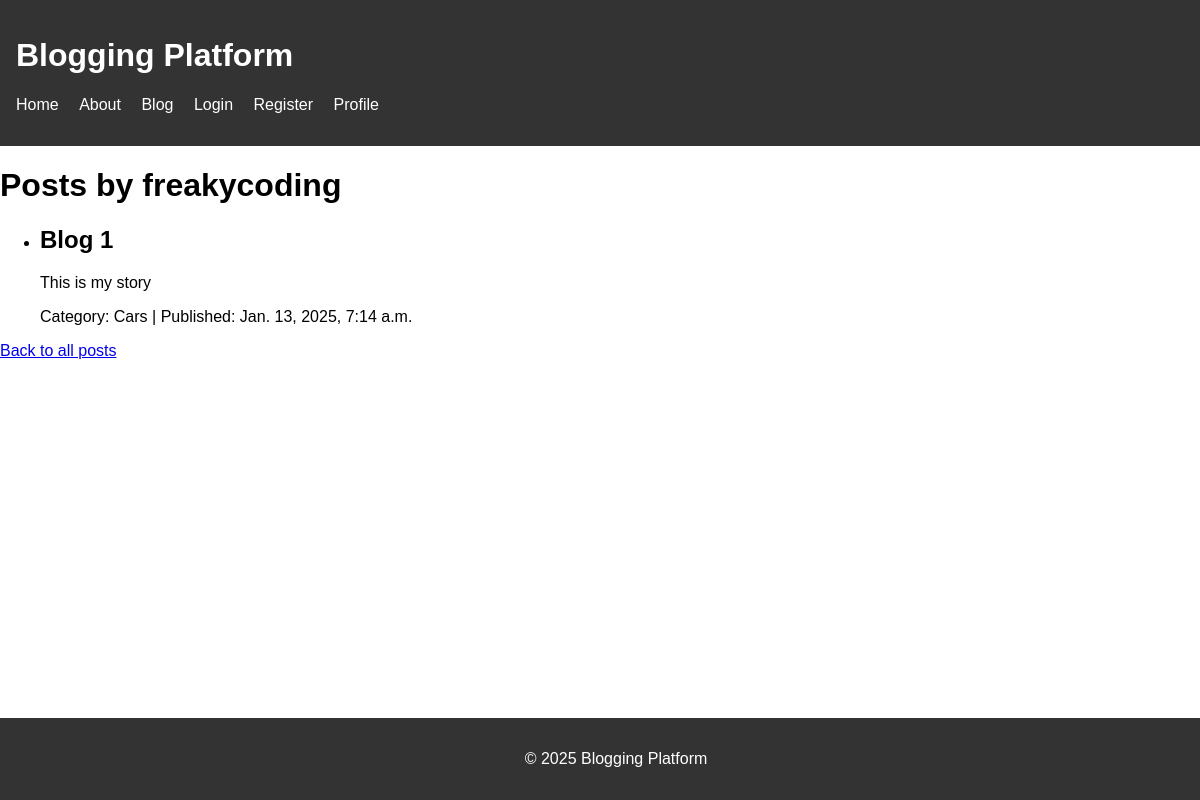
Screenshot of /blog/author/freakycoding/ with the database file from the repository.
### blog/models.py (models this page shows, shortened)
class BlogPost(models.Model):
    title = models.CharField(max_length=200)
    content = models.TextField()
    author = models.ForeignKey(User, on_delete=models.CASCADE)
    category = models.ForeignKey(Category, on_delete=models.SET_NULL, null=True)
    published_date = models.DateTimeField(auto_now=True)
    tags = models.ManyToManyField(Tag, blank=True)
    created_at = models.DateTimeField(auto_now_add=True)
    class Meta:
        ordering = ['-created_at']  # Order posts by creation date, newest first

class Category(models.Model):
    name = models.CharField(max_length=100)
    def __str__(self):
        return self.name

### blog/views.py (the view)
# urls.py: path('author/<str:author_username>/', posts_by_author, name='posts_by_author'),
def posts_by_author(request, author_username):
    author = get_object_or_404(User, username=author_username)
    posts = BlogPost.objects.filter(author=author)
    published_after = request.GET.get('published_after')
    if published_after:
        published_after_date = datetime.strptime(published_after, '%Y-%m-%d')
        posts = posts.filter(published_date__gte=published_after_date)
    tags = request.GET.get('tags')
    if tags:
        tags_list = [tag.strip() for tag in tags.split(',')]
        posts = posts.filter(tags__in=tags_list)
    return render(request, 'blog/posts_by_author.html', {'posts': posts, 'author': author})

### blog/templates/blog/posts_by_author.html (shortened to what this page needs)
{% extends 'base.html' %}
    {% block content %}
    <h1>Posts by {{ author.username }}</h1>
    <ul>
        {% for post in posts %}
            <li>
                <h2>{{ post.title }}</h2>
                <p>{{ post.content }}</p>
                <p class="post-meta"><span class="category">Category: {{ post.category }}</span> | <span class="published">Published: {{ post.published_date }}</span></p>
            </li>
        {% empty %}
            <li>No posts available by this author.</li>
        {% endfor %}
    </ul>
    <a href="{% url 'blog:post_list' %}">Back to all posts</a>
    {% endblock %}

### static/css/styles.css (style rules this page uses)
body { font-family: Arial, sans-serif; margin: 0; padding: 0; }
h1 { font-size: 2rem; }

### rows the page displays
BlogPost: title "Blog 1", content "This is my story", category "Cars", published_date "Jan. 13, 2025, 7:14 a.m."

### other values shown
{{ author.username }} "freakycoding"
